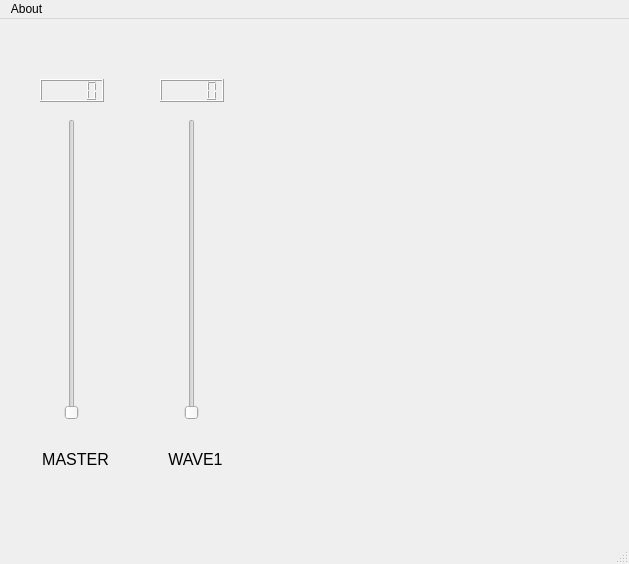
<?xml version="1.0" encoding="UTF-8"?>
<ui version="4.0">
 <class>MainWindow</class>
 <widget class="QMainWindow" name="MainWindow">
  <property name="geometry">
   <rect>
    <x>0</x>
    <y>0</y>
    <width>629</width>
    <height>564</height>
   </rect>
  </property>
  <property name="windowTitle">
   <string>MainWindow</string>
  </property>
  <widget class="QWidget" name="centralwidget">
   <widget class="QSlider" name="MasterLine">
    <property name="geometry">
     <rect>
      <x>60</x>
      <y>100</y>
      <width>23</width>
      <height>301</height>
     </rect>
    </property>
    <property name="maximum">
     <number>127</number>
    </property>
    <property name="value">
     <number>0</number>
    </property>
    <property name="orientation">
     <enum>Qt::Vertical</enum>
    </property>
    <property name="channel" stdset="0">
     <number>0</number>
    </property>
    <property name="parameter" stdset="0">
     <number>0</number>
    </property>
   </widget>
   <widget class="QLCDNumber" name="MasterLineLcd">
    <property name="geometry">
     <rect>
      <x>40</x>
      <y>60</y>
      <width>64</width>
      <height>23</height>
     </rect>
    </property>
   </widget>
   <widget class="QLabel" name="masterLabel">
    <property name="geometry">
     <rect>
      <x>20</x>
      <y>430</y>
      <width>111</width>
      <height>21</height>
     </rect>
    </property>
    <property name="styleSheet">
     <string notr="true"/>
    </property>
    <property name="text">
     <string>&lt;html&gt;&lt;head/&gt;&lt;body&gt;&lt;p align=&quot;center&quot;&gt;&lt;span style=&quot; font-size:12pt;&quot;&gt;MASTER&lt;/span&gt;&lt;/p&gt;&lt;/body&gt;&lt;/html&gt;</string>
    </property>
   </widget>
   <widget class="QLabel" name="wave1Label">
    <property name="geometry">
     <rect>
      <x>140</x>
      <y>430</y>
      <width>111</width>
      <height>21</height>
     </rect>
    </property>
    <property name="styleSheet">
     <string notr="true"/>
    </property>
    <property name="text">
     <string>&lt;html&gt;&lt;head/&gt;&lt;body&gt;&lt;p align=&quot;center&quot;&gt;&lt;span style=&quot; font-size:12pt;&quot;&gt;WAVE1&lt;/span&gt;&lt;/p&gt;&lt;/body&gt;&lt;/html&gt;</string>
    </property>
   </widget>
   <widget class="QSlider" name="Wave1">
    <property name="geometry">
     <rect>
      <x>180</x>
      <y>100</y>
      <width>23</width>
      <height>301</height>
     </rect>
    </property>
    <property name="maximum">
     <number>127</number>
    </property>
    <property name="value">
     <number>0</number>
    </property>
    <property name="orientation">
     <enum>Qt::Vertical</enum>
    </property>
    <property name="channel" stdset="0">
     <number>0</number>
    </property>
    <property name="parameter" stdset="0">
     <number>0</number>
    </property>
   </widget>
   <widget class="QLCDNumber" name="Wave1Lcd">
    <property name="geometry">
     <rect>
      <x>160</x>
      <y>60</y>
      <width>64</width>
      <height>23</height>
     </rect>
    </property>
   </widget>
   <zorder>MasterLineLcd</zorder>
   <zorder>MasterLine</zorder>
   <zorder>masterLabel</zorder>
   <zorder>wave1Label</zorder>
   <zorder>Wave1</zorder>
   <zorder>Wave1Lcd</zorder>
  </widget>
  <widget class="QMenuBar" name="menubar">
   <property name="geometry">
    <rect>
     <x>0</x>
     <y>0</y>
     <width>629</width>
     <height>20</height>
    </rect>
   </property>
   <widget class="QMenu" name="menuAbout">
    <property name="title">
     <string>About</string>
    </property>
   </widget>
   <addaction name="menuAbout"/>
  </widget>
  <widget class="QStatusBar" name="statusbar"/>
 </widget>
 <resources/>
 <connections/>
 <slots>
  <slot>volumeChange(int)</slot>
 </slots>
</ui>
